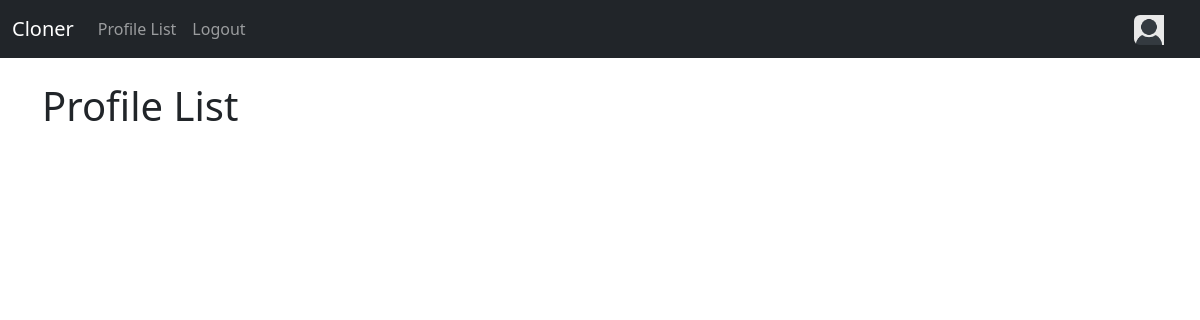
The page /profile_list (signed in) on the database as committed earlier.
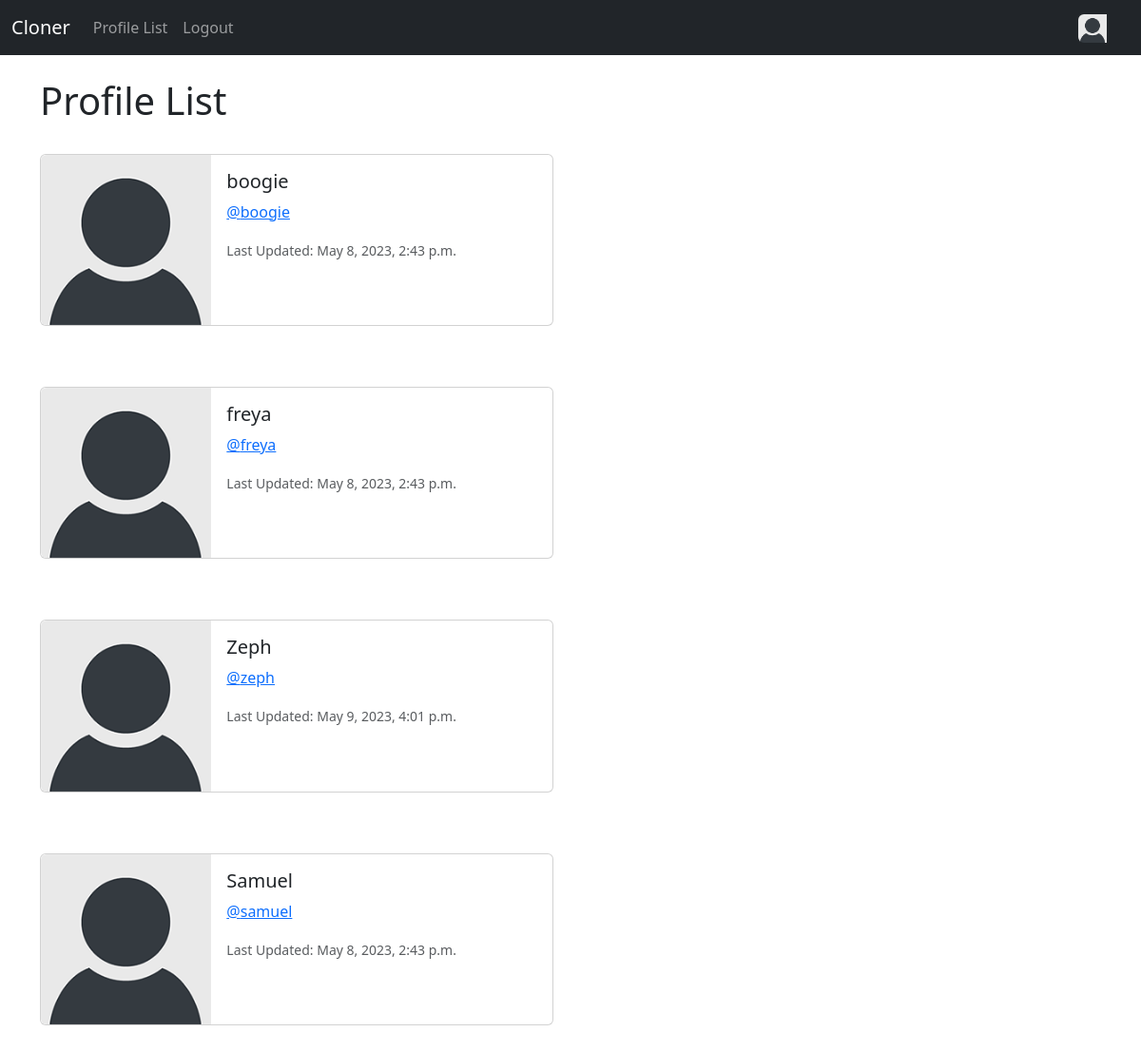
The same page on the database as committed later.
### cloner/models.py (models this page shows, shortened)
class Profile(models.Model):
    user = models.OneToOneField(User, on_delete=models.CASCADE)
    follows = models.ManyToManyField("self",
        related_name="followed_by",
        symmetrical=False,
        blank=True)
    date_modified = models.DateTimeField(User, auto_now=True)
    profile_pic = models.ImageField(null=True, blank=True, upload_to="images/")
    profile_bio = models.CharField(null=True, blank=True, max_length=100)

### cloner/views.py (the view)
# urls.py: path('profile_list', views.profile_list, name='profile_list'),
def profile_list(request):
    if request.user.is_authenticated:
        profiles = Profile.objects.exclude(user=request.user)
        return render(request, 'profile_list.html', {"profiles":profiles})
    else:
        messages.success(request, ("You Must Be Logged In To Access This Page"))
        return redirect('home')

### cloner/templates/profile_list.html (shortened to what this page needs)
{% extends 'base.html' %}
{% load static %}
{% block content %}
<h1>Profile List</h1>
<br/>
{% if profiles %}
    {% for profile in profiles %}
    <div class="card mb-3" style="max-width: 540px;">
        <div class="row g-0">
          <div class="col-md-4">
            {% if profile.profile_pic %}
            <img src="{{ profile.profile_pic.url }}" width="200" height="200"
            class="img-fluid rounded-start">
            {% else %}
            <img src="{% static 'images/default_profile_pic.png' %}" class="img-fluid rounded-start">
            {% endif %}
          </div>
          <div class="col-md-8">
            <div class="card-body">
              <h5 class="card-title">
                {{ profile.user.username }}
              </h5>
              <p class="card-text">
                <a href="{% url 'profile' profile.user.id %}">@{{ profile.user.username|lower }}</a>
              </p>
              <p class="card-text"><small class="text-body-secondary">Last Updated: {{ profile.date_modified }}</small></p>
            </div>
          </div>
        </div>
      </div>
        <br/><br/>
    {% endfor %}
{% endif %}
{% endblock %}

### cloner/templates/base.html (shortened to what this page needs)
<!doctype html>
<html lang="en">
  <head>
    <link rel="stylesheet" href="https://cdnjs.cloudflare.com/ajax/libs/font-awesome/5.15.3/css/all.min.css" />
    <link href="https://cdn.jsdelivr.net/npm/bootstrap@5.3.0-alpha3/dist/css/bootstrap.min.css" rel="stylesheet">
  </head>
  <body>
    {% include 'navbar.html' %}
    <div class="container">
      <br/>
    {% block content %}
    {% endblock %}
    </div>
  </body>
</html>

### cloner/templates/navbar.html (shortened to what this page needs)
{% load static %}
<nav class="navbar navbar-expand-lg navbar-dark bg-dark">
    <div class="container-fluid">
      <a class="navbar-brand" href="{% url 'home' %}">Cloner</a>
      <div class="collapse navbar-collapse" id="navbarSupportedContent">
        <ul class="navbar-nav me-auto mb-2 mb-lg-0">
          <li class="nav-item">
            <a class="nav-link" href="{% url 'profile_list' %}">Profile List</a>
          </li>
          {% if user.is_authenticated %}
          <li class="nav-item">
            <a class="nav-link" href="{% url 'logout'  %}">Logout</a>
          </li>
          {% endif %}
        </ul>
        {% if user.is_authenticated %}
        <ul class="navbar-nav ml-auto">
          <li class="nav-link navbar-brand">
            <a href="{% url 'profile' request.user.id %}">
              {% if user.profile.profile_pic %}
              <img src="{{ user.profile.profile_pic.url }}" class="rounded-circle" width="30">
              {% else %}
              <img src="{% static 'images/default_profile_pic.png' %}" class="img-fluid rounded-start" width="30">
              {% endif %}
            </a>
          </li>
        </ul>
        {% endif %}
      </div>
    </div>
  </nav>

Rows that differ between the two databases and show on the page:
added Profile: user.username "boogie", date_modified "May 8, 2023, 2:43 p.m."
added Profile: user.username "freya", date_modified "May 8, 2023, 2:43 p.m."
added Profile: user.username "Zeph", user.username "zeph", date_modified "May 9, 2023, 4:01 p.m."
added Profile: user.username "Samuel", user.username "samuel", date_modified "May 8, 2023, 2:43 p.m."
